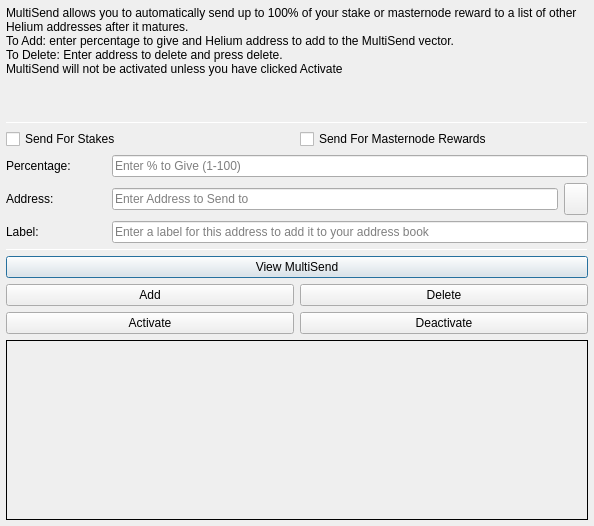
<?xml version="1.0" encoding="UTF-8"?>
<ui version="4.0">
 <class>MultiSendDialog</class>
 <widget class="QDialog" name="MultiSendDialog">
  <property name="windowModality">
   <enum>Qt::NonModal</enum>
  </property>
  <property name="geometry">
   <rect>
    <x>0</x>
    <y>0</y>
    <width>594</width>
    <height>526</height>
   </rect>
  </property>
  <property name="windowTitle">
   <string>MultiSend</string>
  </property>
  <layout class="QVBoxLayout" name="verticalLayout" stretch="0">
   <property name="margin">
    <number>6</number>
   </property>
   <item>
    <layout class="QVBoxLayout" name="verticalLayout_Main" stretch="1,1,1,0,1,1,1">
     <item>
      <widget class="QLabel" name="label_2">
       <property name="lineWidth">
        <number>1</number>
       </property>
       <property name="text">
        <string>MultiSend allows you to automatically send up to 100% of your stake or masternode reward to a list of other Helium addresses after it matures.
To Add: enter percentage to give and Helium address to add to the MultiSend vector.
To Delete: Enter address to delete and press delete.
MultiSend will not be activated unless you have clicked Activate</string>
       </property>
       <property name="alignment">
        <set>Qt::AlignLeading|Qt::AlignLeft|Qt::AlignTop</set>
       </property>
       <property name="wordWrap">
        <bool>true</bool>
       </property>
      </widget>
     </item>
     <item>
      <widget class="Line" name="line">
       <property name="minimumSize">
        <size>
         <width>0</width>
         <height>1</height>
        </size>
       </property>
       <property name="maximumSize">
        <size>
         <width>16777215</width>
         <height>1</height>
        </size>
       </property>
       <property name="orientation">
        <enum>Qt::Horizontal</enum>
       </property>
      </widget>
     </item>
     <item>
      <layout class="QVBoxLayout" name="verticalLayout_Settings">
       <item>
        <layout class="QHBoxLayout" name="horizontalLayout">
         <item>
          <widget class="QCheckBox" name="multiSendStakeCheckBox">
           <property name="text">
            <string>Send For Stakes</string>
           </property>
          </widget>
         </item>
         <item>
          <widget class="QCheckBox" name="multiSendMasternodeCheckBox">
           <property name="text">
            <string>Send For Masternode Rewards</string>
           </property>
          </widget>
         </item>
        </layout>
       </item>
       <item>
        <layout class="QHBoxLayout" name="horizontalLayout_6">
         <item>
          <widget class="QLabel" name="label">
           <property name="minimumSize">
            <size>
             <width>100</width>
             <height>0</height>
            </size>
           </property>
           <property name="toolTip">
            <string>Percentage of stake to send</string>
           </property>
           <property name="text">
            <string>Percentage:</string>
           </property>
          </widget>
         </item>
         <item>
          <widget class="QLineEdit" name="multiSendPercentEdit">
           <property name="toolTip">
            <string>Enter whole numbers 1 - 100</string>
           </property>
           <property name="placeholderText">
            <string>Enter % to Give (1-100)</string>
           </property>
          </widget>
         </item>
        </layout>
       </item>
       <item>
        <layout class="QHBoxLayout" name="horizontalLayout_7">
         <item>
          <widget class="QLabel" name="label_5">
           <property name="minimumSize">
            <size>
             <width>100</width>
             <height>0</height>
            </size>
           </property>
           <property name="toolTip">
            <string>Address to send portion of stake to</string>
           </property>
           <property name="text">
            <string>Address:</string>
           </property>
          </widget>
         </item>
         <item>
          <widget class="QLineEdit" name="multiSendAddressEdit">
           <property name="toolTip">
            <string/>
           </property>
           <property name="placeholderText">
            <string>Enter Address to Send to</string>
           </property>
          </widget>
         </item>
         <item>
          <widget class="QToolButton" name="addressBookButton">
           <property name="maximumSize">
            <size>
             <width>16777215</width>
             <height>32</height>
            </size>
           </property>
           <property name="toolTip">
            <string>Choose an address from the address book</string>
           </property>
           <property name="text">
            <string/>
           </property>
           <property name="icon">
            <iconset resource="../squorum.qrc">
             <normaloff>:/icons/address-book</normaloff>:/icons/address-book</iconset>
           </property>
           <property name="shortcut">
            <string>Alt+A</string>
           </property>
          </widget>
         </item>
        </layout>
       </item>
      </layout>
     </item>
     <item>
      <layout class="QHBoxLayout" name="horizontalLayout_3">
       <item>
        <widget class="QLabel" name="label_3">
         <property name="minimumSize">
          <size>
           <width>100</width>
           <height>0</height>
          </size>
         </property>
         <property name="text">
          <string>Label:</string>
         </property>
        </widget>
       </item>
       <item>
        <widget class="QLineEdit" name="labelAddressLabelEdit">
         <property name="placeholderText">
          <string>Enter a label for this address to add it to your address book</string>
         </property>
        </widget>
       </item>
      </layout>
     </item>
     <item>
      <widget class="Line" name="line_2">
       <property name="minimumSize">
        <size>
         <width>0</width>
         <height>1</height>
        </size>
       </property>
       <property name="maximumSize">
        <size>
         <width>16777215</width>
         <height>1</height>
        </size>
       </property>
       <property name="orientation">
        <enum>Qt::Horizontal</enum>
       </property>
      </widget>
     </item>
     <item>
      <layout class="QVBoxLayout" name="verticalLayout_Buttons">
       <item>
        <layout class="QHBoxLayout" name="horizontalLayout_4">
         <item>
          <widget class="QPushButton" name="viewButton">
           <property name="toolTip">
            <string/>
           </property>
           <property name="statusTip">
            <string>View MultiSend Vector</string>
           </property>
           <property name="text">
            <string>View MultiSend</string>
           </property>
          </widget>
         </item>
        </layout>
       </item>
       <item>
        <layout class="QHBoxLayout" name="horizontalLayout_2">
         <item>
          <widget class="QPushButton" name="addButton">
           <property name="toolTip">
            <string/>
           </property>
           <property name="statusTip">
            <string>Add to MultiSend Vector</string>
           </property>
           <property name="text">
            <string>Add</string>
           </property>
          </widget>
         </item>
         <item>
          <widget class="QPushButton" name="deleteButton">
           <property name="toolTip">
            <string/>
           </property>
           <property name="statusTip">
            <string>Delete Address From MultiSend Vector</string>
           </property>
           <property name="text">
            <string>Delete</string>
           </property>
          </widget>
         </item>
        </layout>
       </item>
       <item>
        <layout class="QHBoxLayout" name="horizontalLayout_5">
         <item>
          <widget class="QPushButton" name="activateButton">
           <property name="statusTip">
            <string>Activate MultiSend</string>
           </property>
           <property name="text">
            <string>Activate</string>
           </property>
          </widget>
         </item>
         <item>
          <widget class="QPushButton" name="disableButton">
           <property name="statusTip">
            <string>Deactivate MultiSend</string>
           </property>
           <property name="text">
            <string>Deactivate</string>
           </property>
          </widget>
         </item>
        </layout>
       </item>
      </layout>
     </item>
     <item>
      <widget class="QLabel" name="message">
       <property name="minimumSize">
        <size>
         <width>0</width>
         <height>180</height>
        </size>
       </property>
       <property name="frameShape">
        <enum>QFrame::Panel</enum>
       </property>
       <property name="frameShadow">
        <enum>QFrame::Plain</enum>
       </property>
       <property name="lineWidth">
        <number>1</number>
       </property>
       <property name="midLineWidth">
        <number>1</number>
       </property>
       <property name="text">
        <string/>
       </property>
       <property name="alignment">
        <set>Qt::AlignLeading|Qt::AlignLeft|Qt::AlignTop</set>
       </property>
       <property name="wordWrap">
        <bool>true</bool>
       </property>
      </widget>
     </item>
    </layout>
   </item>
  </layout>
 </widget>
 <resources>
  <include location="../squorum.qrc"/>
 </resources>
 <connections/>
</ui>
